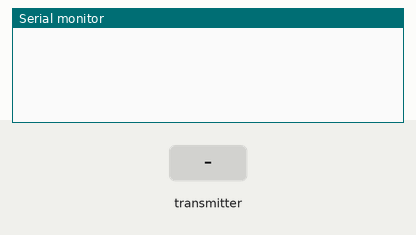
This sketch was run on a simulated Arduino Nano, built with avr-gcc and run on an emulated ATmega328P. Shown: the last lines printed to the serial monitor. Inputs (shaded band) come from the test bench. No radio packets arrive unless stated.

Above: at 1.2 s.
1.3 s: the transmitter starts sending tempr = 0
At 1.56 s:
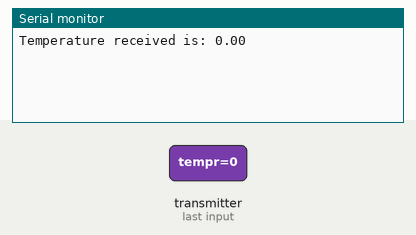
At 4.7 s:
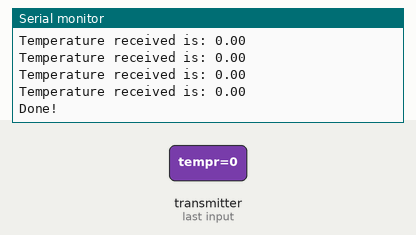

The sketch:

nRF_RX_TEMPR.ino
```cpp
#include <SPI.h>
#include <RF24.h>
#include <nRF24L01.h>    //Loading relevant libraries

float tempr;
const int pinCE = 9;    //Tells if SPI communication is command or message
const int pinCSN = 10;  //Sets module to active or standby mode
byte gotByte = 0;      //Counting variable
bool done = false;     //Termination condition
RF24 nano(pinCE, pinCSN);   //Creates an nRF object
const uint64_t pAddress = 0xB00B1E5000LL;   //Defines pipe address (same as transmitter module)
                                            //LL shows long long type


void setup()
{
  Serial.begin(9600);   //Opens Serial Port
  nano.begin();       //Starts nRF module
  nano.setAutoAck(1); //Ensure AutoAck is enabled
  nano.enableAckPayload();  //Allows optional payload on Ack packet
  nano.setRetries(5, 15);   //5*250us retry for maximum 15 times
  nano.openReadingPipe(1, pAddress);    //Open pipe for receiving messages
  nano.startListening();
}

void loop()
{
  if(done)    //Once 10 packets are received, send ack packet with payload to signal end
  {
    char cArray[5] = "Done";    //Create array to store done, 5th character for null (terminating) character
    nano.writeAckPayload(1, cArray, sizeof(cArray));    //Send ack payload
    //Arguments are: pipelinr number, pointer to variable, variable size
  }
  //Now loop until all of payload data is received, here, loop should run only once
  while(done == false && nano.available())
  {
    nano.read(&tempr, 4);   //Read four bytes of data and store in tempr variable
    Serial.print("Temperature received is: ");
    Serial.println(tempr);
    gotByte++;
    if(gotByte >= 10)
    {
      done = true;
      Serial.println("Done!");
    }
  }


  delay(200);
}
```

Measured:
- after the input at 1.3 s, the serial monitor: prints a new line after 0.11 s (image 1)
